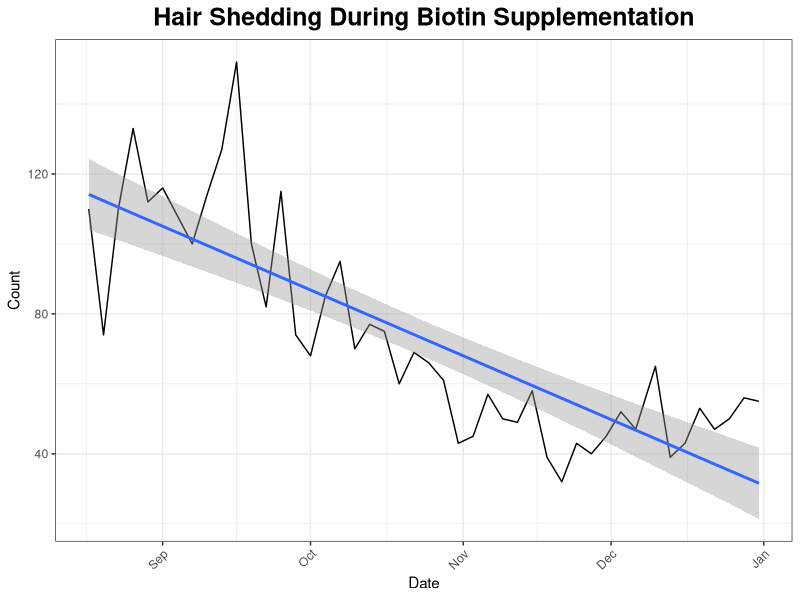
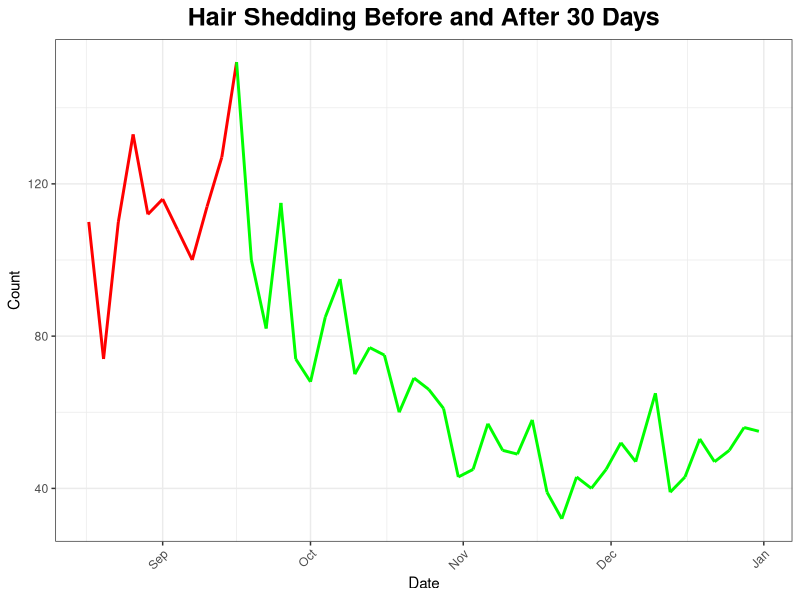
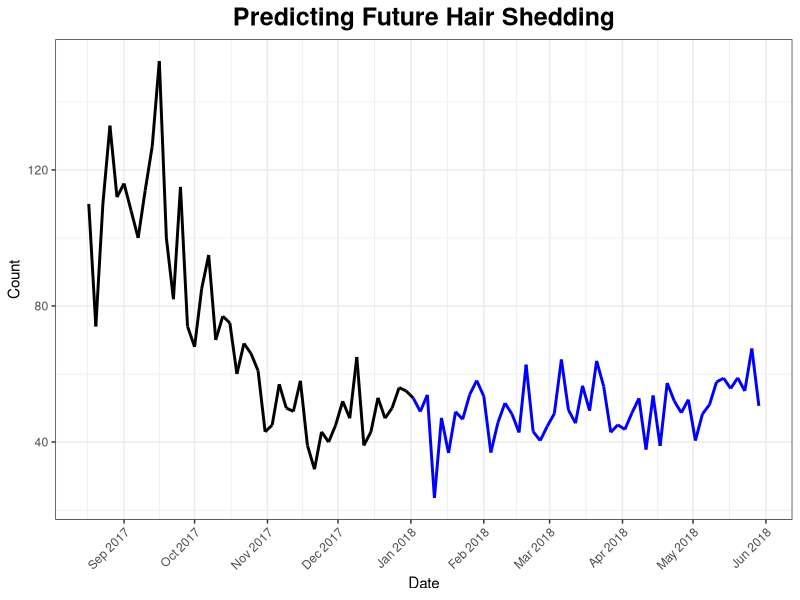
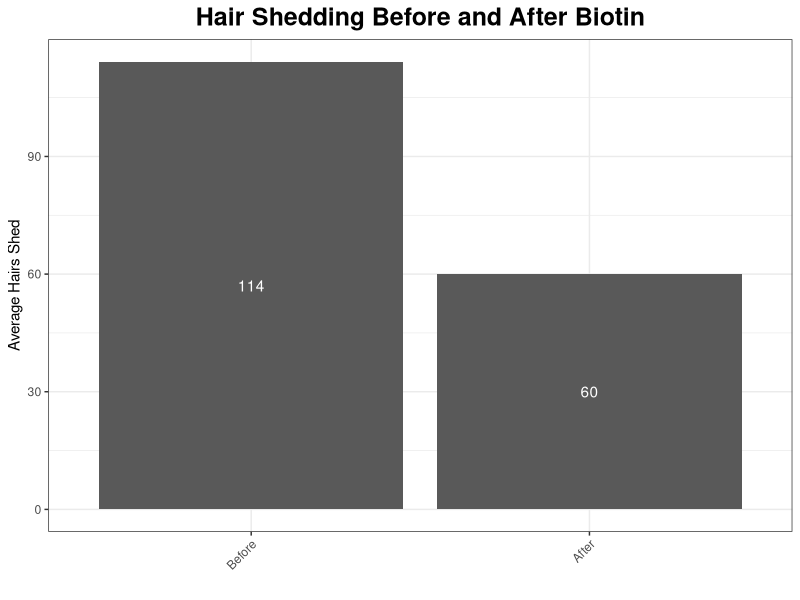

Source code (R) for these figures, in order:
## ---- chunk 1
knitr::opts_chunk$set(echo = TRUE)
## ---- chunk 2
# Read data.
data <- read.csv('data.tsv', sep='\t', header = F, row.names = NULL, stringsAsFactors = FALSE)

# Set column names.
names(data) <- c('date', 'count', 'comment')

# Set date column.
data$date <- as.Date(data$date, '%m/%d/%Y')

startDate <- as.Date('8/17/2017', '%m/%d/%Y')

# Discard first rows which were recorded earlier than every 3 days.
data <- subset(data, data$date >= startDate)
## ---- chunk 3
summary(data)
## ---- chunk 4
minData <- data[data$count == min(data$count), ]
maxData <- data[data$count == max(data$count), ]
## ---- chunk 5
library(ggplot2)

# Plot date and count.
g <- ggplot(data, aes(x = date, y = count))
g <- g + geom_line()
g <- g + ggtitle('Hair Shedding During Biotin Supplementation')
g <- g + theme_bw()
g <- g + theme(plot.title = element_text(size=18, face="bold", hjust=0.5), axis.text.x = element_text(angle = 45, hjust = 1))
g <- g + xlab('Date')
g <- g + ylab('Count')
g <- g + theme(legend.title=element_blank())
g <- g + geom_smooth(method = "lm")
print(g)
## ---- chunk 6
# Calculate a linear regression model.
fit <- lm(count ~ date, data)
## ---- chunk 7
# Add a column to indicate the hair loss increase period.
data$increasing <- ifelse(data$date < maxData$date, T, F)

# Order legend values.
data$increasing <- factor(data$increasing, levels=c(T, F), labels=c("increasing", "decreasing"))

# Plot date and count.
g <- ggplot(data, aes(x = date, y = count, color=increasing))
g <- g + geom_line(aes(group=1), size=1)
g <- g + ggtitle('Hair Shedding Before and After 30 Days')
g <- g + theme_bw()
g <- g + theme(plot.title = element_text(size=18, face="bold", hjust=0.5), axis.text.x = element_text(angle = 45, hjust = 1), legend.position='none')
g <- g + xlab('Date')
g <- g + ylab('Count')
g <- g + scale_color_manual(values=c('red', 'green'))
g <- g + guides(color=guide_legend(title="Hair Loss"))
print(g)
## ---- chunk 8
period1Mean <- mean(data[data$date <= maxData$date, "count"])
period2Mean <- mean(data[data$date > maxData$date, "count"])
totalReductionPercent <- paste0(round((period2Mean / period1Mean) * 100), '%')
## ---- chunk 9
library(forecast)

# Simulate based on the data occurring after relative stability.
realData <- subset(data, data$date >= as.Date('11/1/2017', '%m/%d/%Y'))

# Build a projection model.
futureFit <- ets(realData$count)

# Simulate future data for 50 entries.
simulatedFit <- simulate(futureFit, nsim=50, seed=117)
## ---- chunk 10
print('Mean hair loss count in real data as of 11/1/2017')
round(mean(realData$count), 2)

print('Mean hair loss count in predicted data as of 2/5/2018')
round(mean(simulatedFit), 2)
## ---- chunk 11
library(ggplot2)

# Format the data as a data.frame.
futureData <- as.data.frame(simulatedFit)
names(futureData) <- c('count')

# Combine the entire data with the forecasted data.
combined <- as.data.frame(data$count)
colnames(combined) <- c('count')
combined <- rbind(combined, futureData)

combined$index <- 1:nrow(combined)
combined$date <- seq.Date(from=min(data$date), length.out=nrow(combined), by=3)

# Add a column to indicate the hair loss increase period.
combined$future <- ifelse(combined$index > nrow(data), F, T)

# Order legend values.
combined$future <- factor(combined$future, levels=c(T, F), labels=c("real", "forecast"))

# Plot date and count.
g <- ggplot(combined, aes(x = date, y = count, color=future))
g <- g + geom_line(aes(group=1), size=1)
g <- g + ggtitle('Predicting Future Hair Shedding')
g <- g + theme_bw()
g <- g + theme(plot.title = element_text(size=18, face="bold", hjust=0.5), axis.text.x = element_text(angle = 45, hjust = 1), legend.position='none')
g <- g + xlab('Date')
g <- g + ylab('Count')
g <- g + scale_color_manual(values=c('black', 'blue'))
g <- g + scale_x_date(date_labels = "%b %Y", date_breaks = "1 month")
g <- g + guides(color=guide_legend(title="Future Data"))
print(g)
## ---- chunk 12
library(ggplot2)

barData <- data.frame(count=c(period1Mean, period2Mean), biotin=c(F, T))

# Plot date and count.
g <- ggplot(barData, aes(y=count, x=biotin))
g <- g + geom_bar(stat='identity')
g <- g + ggtitle('Hair Shedding Before and After Biotin')
g <- g + theme_bw()
g <- g + theme(plot.title = element_text(size=18, face="bold", hjust=0.5), axis.text.x = element_text(angle = 45, hjust = 1), legend.position='none')
g <- g + xlab('')
g <- g + ylab('Average Hairs Shed')
g <- g + guides(color=guide_legend(title="Biotin Supplementation"))
g <- g + scale_x_discrete(labels=c('Before', 'After'))
g <- g + annotate("text", x = c(1,2), y=c(barData[1,'count']/2, barData[2,'count']/2), label = c(round(barData[1,'count']), round(barData[2,'count'])), colour = 'white')
print(g)
